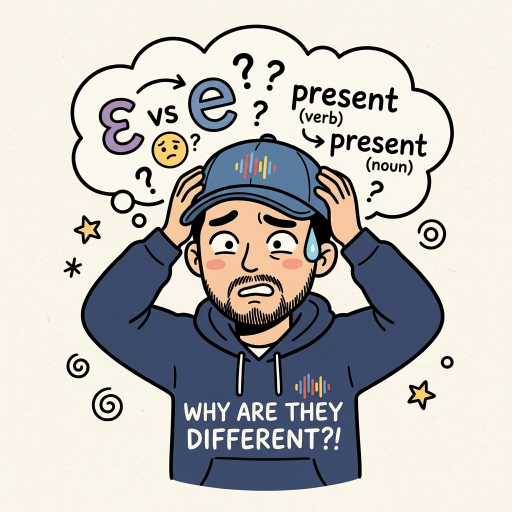
#> input picture videos/ep19-ate-suffix/assets/images/char_confused.jpg, 1024 x 1024 px, found by its file name (shown at 1/2 size)
$ python face_crop_img2img.py
#> lines starting #> are read from the running program, lines starting #| are printed output that depends on the picture
import os
import json
import urllib.request
import urllib.parse
from PIL import Image

COMFY_HOST = "127.0.0.1"
COMFY_PORT = 8188
COMFY_INPUT_DIR = r"C:\ai-tools\ComfyUI_windows_portable\ComfyUI\input"

def main():
    base_image_path = "videos/ep19-ate-suffix/assets/images/char_confused.jpg"
    orig_im = Image.open(base_image_path).convert("RGBA")

    # 1. 얼굴 영역만 크롭 (모자 챙 아래 ~ 턱수염 하단)
    # [380, 420, 640, 650]
    crop_box = (380, 420, 640, 650)
    face_crop = orig_im.crop(crop_box)
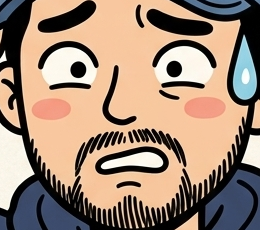
#> face_crop: PIL image 260x230 RGBA; mean R, G, B, A 158, 135.2, 117.9, 255
    face_512 = face_crop.resize((512, 512), Image.Resampling.LANCZOS)
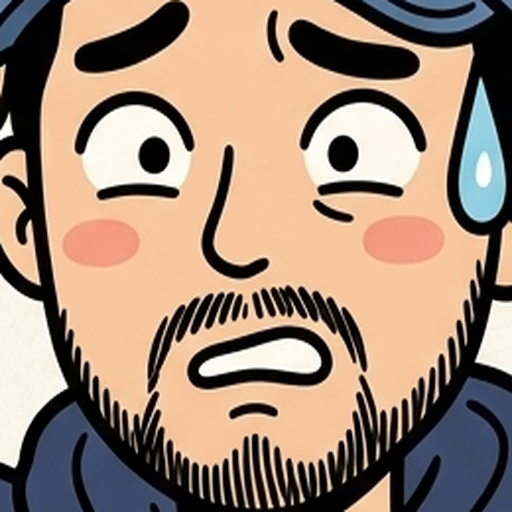
#> face_512: PIL image 512x512 RGBA; mean R, G, B, A 158.1, 135.5, 118.3, 255

    face_fn = "face_img2img_512.png"
    face_512.convert("RGB").save(os.path.join(COMFY_INPUT_DIR, face_fn))

    # 프롬프트: 눈을 질끈 감고 당황한 표정, 피부색과 수염 유지
    prompt_text = (
        "close-up portrait of the same cartoon man, comical panic expression, (eyes tightly closed shut:1.4), "
        "(squinting eyes:1.3), cute anime > < eyes, eyebrows trembling, sweat droplet, open mouth shouting in panic, neat beard, clean smooth 2D vector art, flat colors"
    )
    negative_text = (
        "open eyes, big eyes, different person, realistic photo, 3d, dark shadow, ugly, distorted, change beard, change face shape"
    )

    # 일반 Img2Img (마스크 없이 크롭 얼굴 전체를 denoise 0.58로 확실하게 표정 변형)
    workflow = {
        "3": {
            "inputs": {
                "seed": 999888,
                "steps": 22,
                "cfg": 7.5,
                "sampler_name": "dpmpp_2m",
                "scheduler": "karras",
                "denoise": 0.58,  # 0.58로 눈을 감은 표정 확실하게 생성
                "model": ["4", 0],
                "positive": ["6", 0],
                "negative": ["7", 0],
                "latent_image": ["11", 0]
            },
            "class_type": "KSampler"
        },
        "4": {
            "inputs": { "ckpt_name": "dreamshaper_8.safetensors" },
            "class_type": "CheckpointLoaderSimple"
        },
        "6": {
            "inputs": {
                "text": prompt_text,
                "clip": ["4", 1]
            },
            "class_type": "CLIPTextEncode"
        },
        "7": {
            "inputs": {
                "text": negative_text,
                "clip": ["4", 1]
            },
            "class_type": "CLIPTextEncode"
        },
        "8": {
            "inputs": { "samples": ["3", 0], "vae": ["4", 2] },
            "class_type": "VAEDecode"
        },
        "9": {
            "inputs": { "filename_prefix": "FaceImg2Img", "images": ["8", 0] },
            "class_type": "SaveImage"
        },
        "10": {
            "inputs": { "image": face_fn, "upload": "image" },
            "class_type": "LoadImage"
        },
        "11": {
            "inputs": { "pixels": ["10", 0], "vae": ["4", 2] },
            "class_type": "VAEEncode"
        }
    }

    print("[Face Img2Img] Sending request to ComfyUI...")
    req_data = json.dumps({"prompt": workflow}).encode("utf-8")
    req = urllib.request.Request(f"http://{COMFY_HOST}:{COMFY_PORT}/prompt", data=req_data, headers={"Content-Type": "application/json"})

    with urllib.request.urlopen(req) as resp:
        res = json.loads(resp.read().decode("utf-8"))
        prompt_id = res.get("prompt_id")

    import time
    output_filename = None
    subfolder = ""
    for _ in range(60):
        time.sleep(1)
        hist_req = urllib.request.Request(f"http://{COMFY_HOST}:{COMFY_PORT}/history/{prompt_id}")
        try:
            with urllib.request.urlopen(hist_req) as hist_resp:
                hist_data = json.loads(hist_resp.read().decode("utf-8"))
                if prompt_id in hist_data and "outputs" in hist_data[prompt_id]:
                    outputs = hist_data[prompt_id]["outputs"]
                    if "9" in outputs and "images" in outputs["9"]:
                        img_info = outputs["9"]["images"][0]
                        output_filename = img_info["filename"]
                        subfolder = img_info.get("subfolder", "")
                        break
        except Exception:
            pass

    if not output_filename:
        print("[Face Img2Img] Timed out.")
        return

    print(f"[Face Img2Img] Success: {output_filename}")
    view_url = f"http://{COMFY_HOST}:{COMFY_PORT}/view?filename={urllib.parse.quote(output_filename)}&subfolder={urllib.parse.quote(subfolder)}&type=output"
    temp_path = "scripts/comfy_face_img2img_raw.png"
    urllib.request.urlretrieve(view_url, temp_path)

    # 크롭 영역 크기로 리사이즈
    orig_w = crop_box[2] - crop_box[0]
    orig_h = crop_box[3] - crop_box[1]
    gen_face = Image.open(temp_path).convert("RGBA").resize((orig_w, orig_h), Image.Resampling.LANCZOS)

    # 원본 이미지에 결합
    final_image = orig_im.copy()
    final_image.paste(gen_face, (crop_box[0], crop_box[1]))

    # 브랜드 자산 100% 픽셀 잠금
    final_image.paste(orig_im.crop([450, 290, 560, 360]), (450, 290))
    final_image.paste(orig_im.crop([570, 720, 650, 785]), (570, 720))
    final_image.paste(orig_im.crop([340, 770, 680, 890]), (340, 770))
    final_image.paste(orig_im.crop([150, 80, 870, 390]), (150, 80))

    # Separate filename from face_crop_inpaint.py's output — this script pastes the
    # whole regenerated crop with no mask blend (harder seam), so it's a comparison
    # test, not the canonical result. Don't let it silently overwrite the masked version.
    out_path = "videos/ep19-ate-suffix/assets/images/char_confused_step1_locked_nomask_test.jpg"
    final_image.convert("RGB").save(out_path, quality=95)
    print(f"[Face Img2Img] Saved to {out_path}")

if __name__ == "__main__":
    main()
#> (the call stopped at in main, `with urllib.request.urlopen(req) as resp:`: the network is not available in this run)

$ run again, with videos/ep19-ate-suffix/assets/images/chocolate_break.jpg copied over videos/ep19-ate-suffix/assets/images/char_confused.jpg
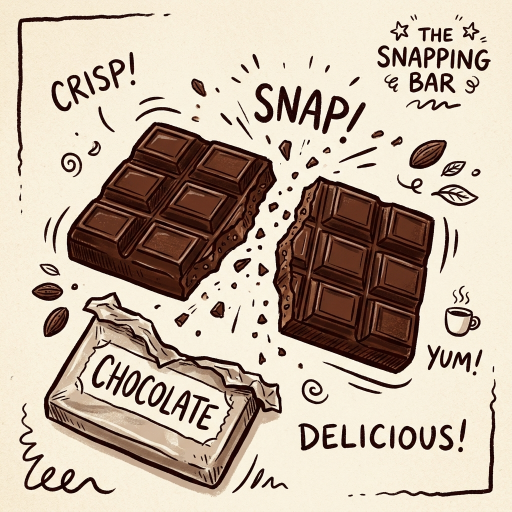
#> input picture videos/ep19-ate-suffix/assets/images/chocolate_break.jpg, 1024 x 1024 px, found by its file name (shown at 1/2 size)
#> in main, `face_crop = orig_im.crop(crop_box)`:
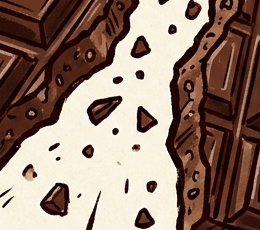
#> face_crop: PIL image 260x230 RGBA; mean R, G, B, A 144.7, 120.6, 107.1, 255
#> in main, `face_512 = face_crop.resize((512, 512), Image.Resampling.LANCZOS)`:
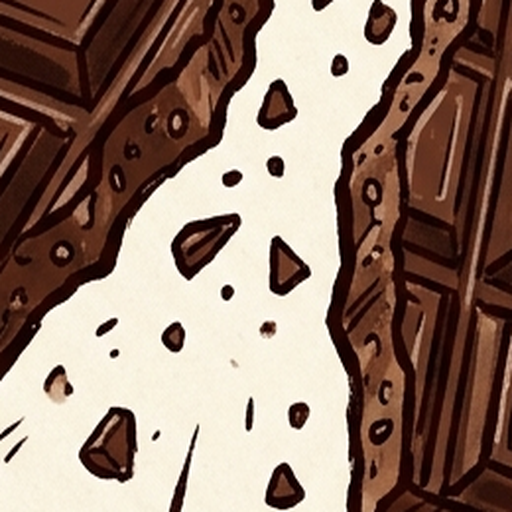
#> face_512: PIL image 512x512 RGBA; mean R, G, B, A 144.6, 120.7, 107.4, 255

$ run again, with videos/ep19-ate-suffix/assets/images/estimate_invoice.jpg copied over videos/ep19-ate-suffix/assets/images/char_confused.jpg
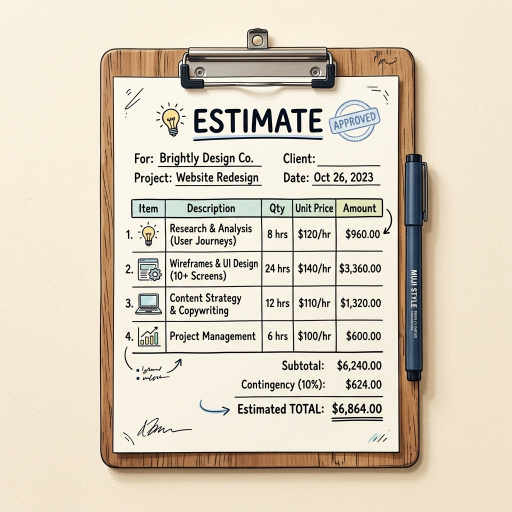
#> input picture videos/ep19-ate-suffix/assets/images/estimate_invoice.jpg, 1024 x 1024 px, found by its file name (shown at 1/2 size)
#> in main, `face_crop = orig_im.crop(crop_box)`:
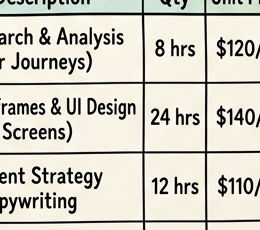
#> face_crop: PIL image 260x230 RGBA; mean R, G, B, A 209.9, 206.8, 195.7, 255
#> in main, `face_512 = face_crop.resize((512, 512), Image.Resampling.LANCZOS)`:
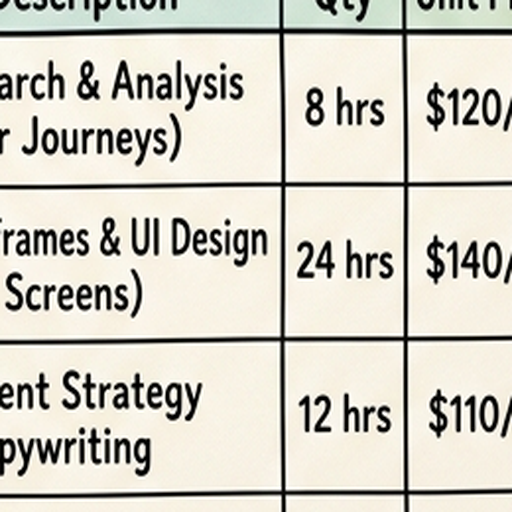
#> face_512: PIL image 512x512 RGBA; mean R, G, B, A 210.1, 207.1, 196.3, 255
